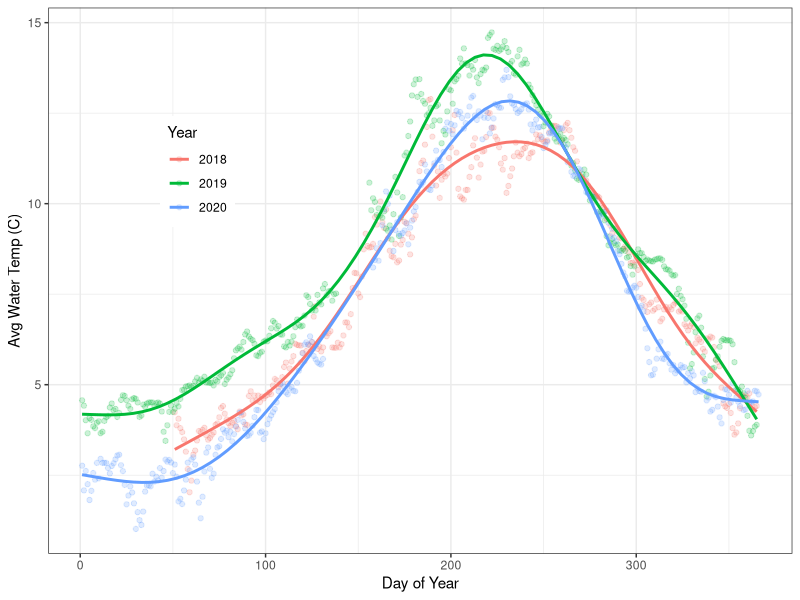
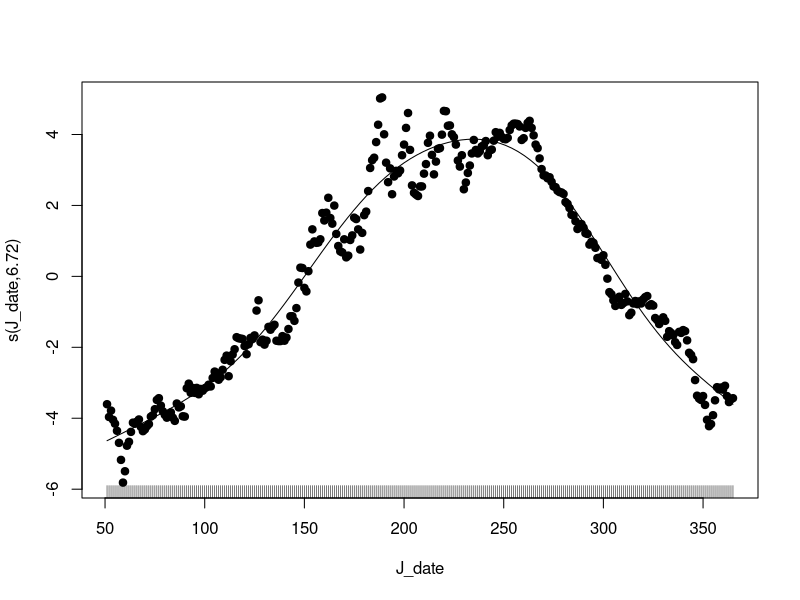
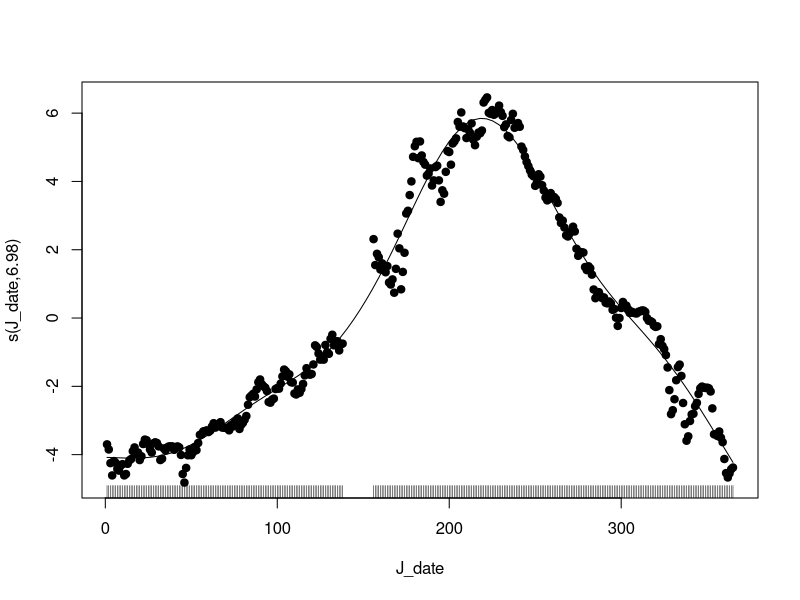
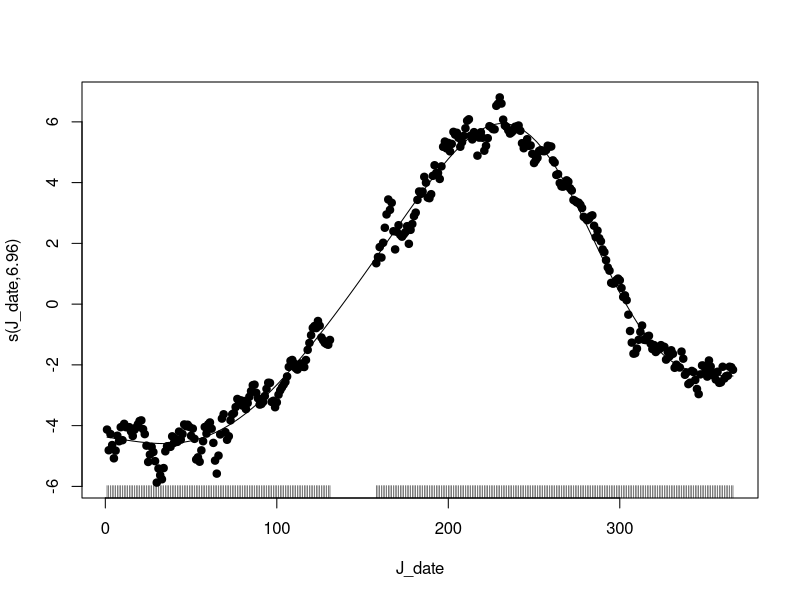
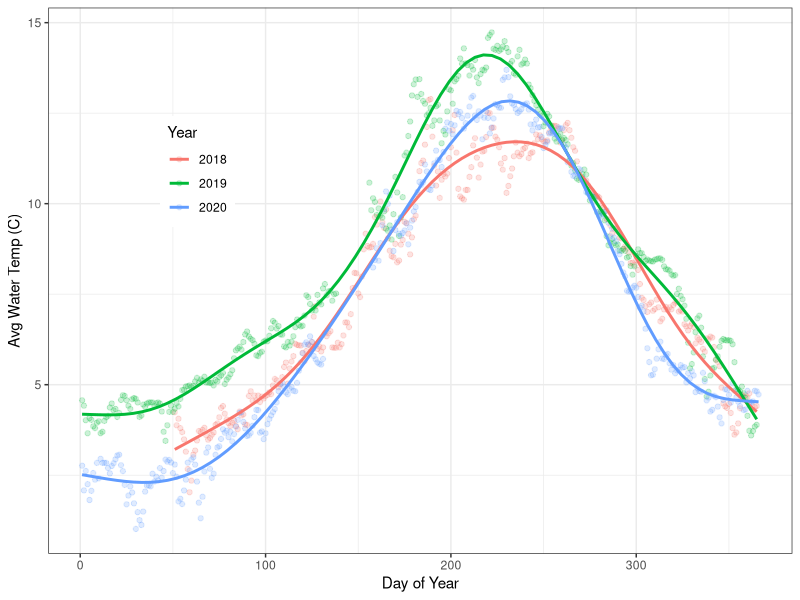

R code for these plots, in order:
# This is the data import script for ocean temp in cook bay

library(tidyverse)
library(lubridate)

# Read in the data and rename any columns that need renaming
cooktemp <- read_csv("data/DailyTempAvg1.csv")
head(cooktemp)

cooktemp <- cooktemp %>%
  rename("Avg_Temp" = "Avg Temp")

head(cooktemp)
tail(cooktemp)

##can see that last rows are all NA. Must remove these last 3 rows
cooktemp <-filter(cooktemp, !is.na(year))


tail(cooktemp) #you can see it worked 

#need to remove years 2021
cooktemp<-filter(cooktemp,year=="2018"|year=="2019" | year == "2020") # year %in% c("2018", "2019", "2020")
distinct(cooktemp, year)


#want to plot Avg Temp by date with year dif color
cooktemp <- cooktemp %>%
  mutate(year_fac = as.factor(year))

cooktemp <- cooktemp %>%
  mutate(Avg_Temp = as.numeric(Avg_Temp))

str(cooktemp)

ggplot(cooktemp, aes(J_date, Avg_Temp, color = year_fac)) +
  geom_point(alpha = 0.2) +
  theme_bw() +
  labs(x = "Day of Year", y = "Avg Water Temp (C)") +
  theme(legend.position = c(0.2,0.7)) +
  scale_colour_discrete(name = "Year") +
  geom_smooth(method = "gam", formula = y ~ s(x, k = 8), se = F)

ggsave("./figs/Cook_Bay_Temp1.png", width = 6, height = 4, units = 'in')

# fit gam to predict maximum, etc. 
drop <- is.na(cooktemp$Avg_Temp)
cooktemp <- cooktemp[!drop,]

# check
sum(is.na(cooktemp$Avg_Temp))

mod_2018 <- mgcv::gam(Avg_Temp ~ s(J_date, k = 8), data = filter(cooktemp, year_fac == 2018))

plot(mod_2018, resid = T, pch = 19, se = F)

max(predict(mod_2018, se.fit = F))
## 2019
mod_2019 <- mgcv::gam(Avg_Temp ~ s(J_date, k = 8), data = filter(cooktemp, year_fac == 2019))

plot(mod_2019, resid = T, pch = 19, se = F)

max(predict(mod_2019, se.fit = F))

## 2020
mod_2020 <- mgcv::gam(Avg_Temp ~ s(J_date, k = 8), data = filter(cooktemp, year_fac == 2020))

plot(mod_2020, resid = T, pch = 19, se = F)

max(predict(mod_2020, se.fit = F))

##Mike make plot better by only showing curve and not datapoints?
##Mike test if years different in cooktemp?
